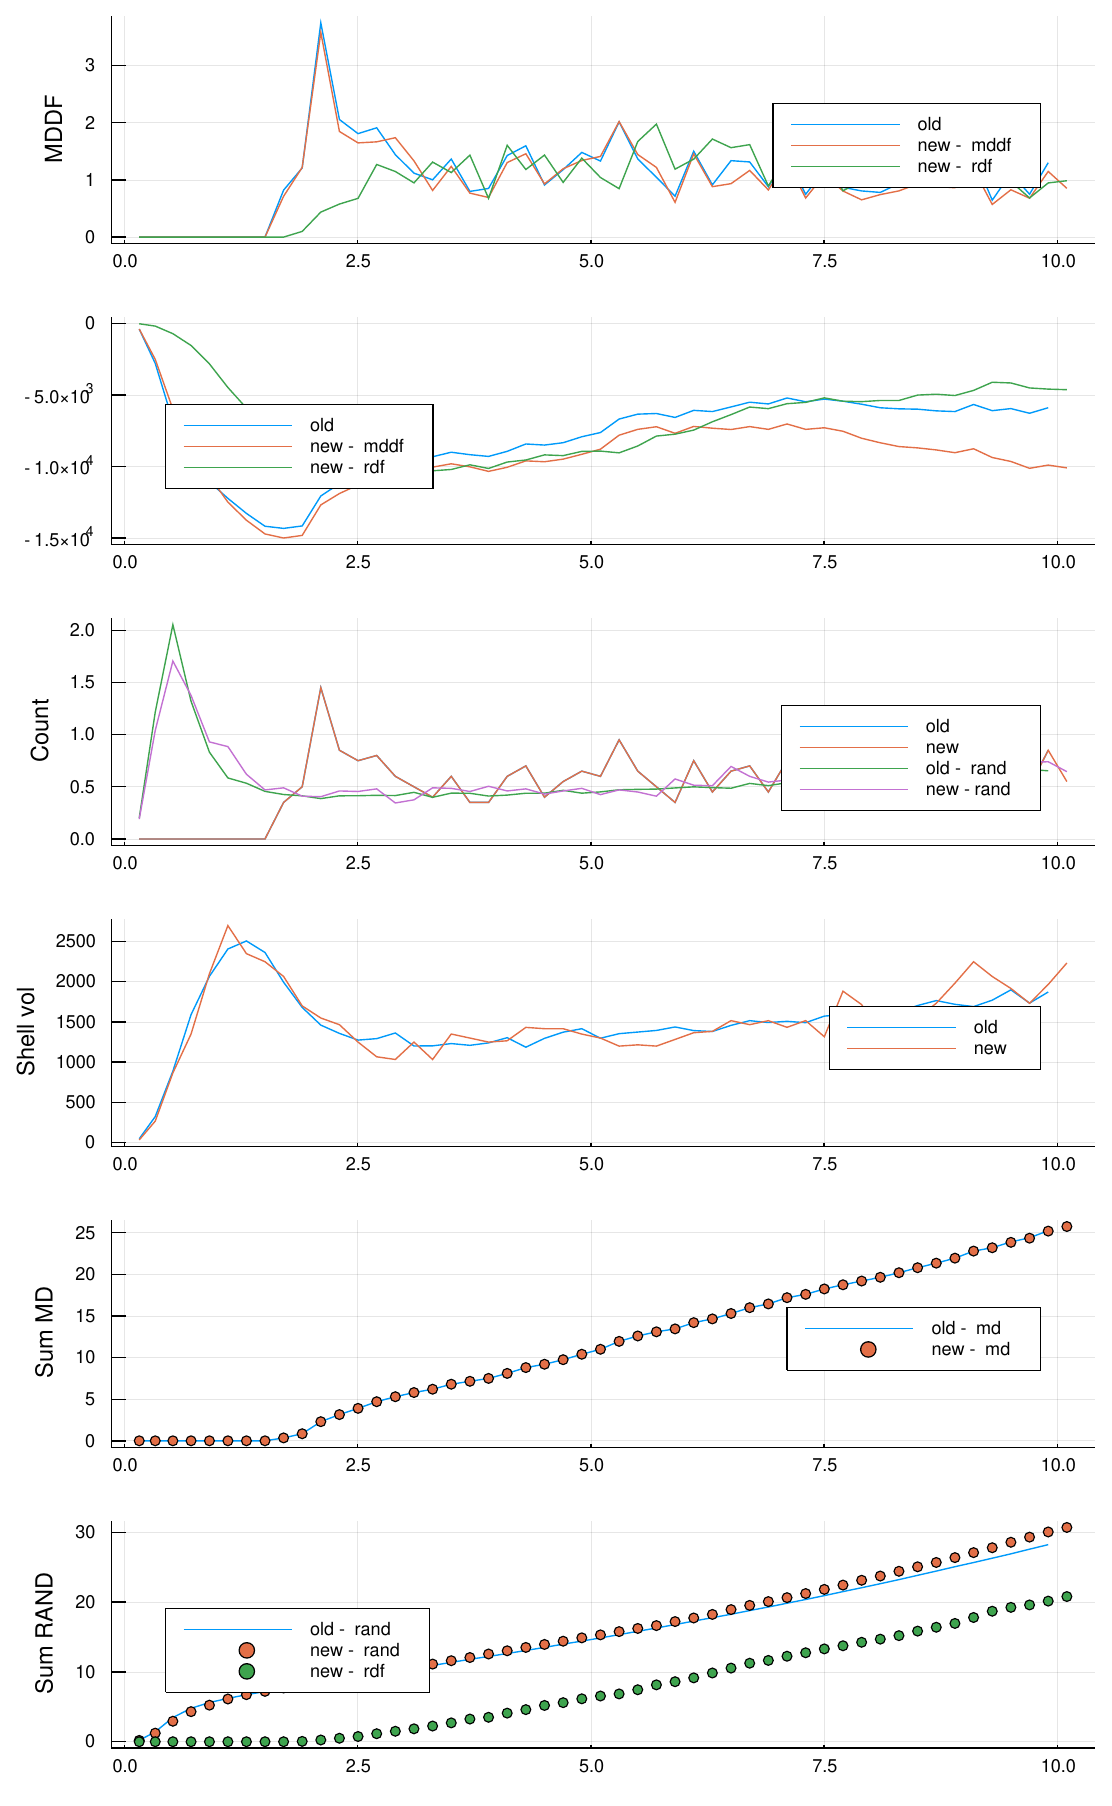

Write Julia code to recreate this figure.

using DelimitedFiles
using Plots
nogtk()

old = readdlm("./gmd.dat",comments=true,comment_char='#')

plot(layout=(6,1))

sp=1
plot!(ylabel="MDDF",subplot=sp)
plot!(old[:,1],old[:,2],subplot=sp,label="old")
plot!(R.d,R.mddf,subplot=sp,label="new - mddf")
plot!(R.d,R.rdf,subplot=sp,label="new - rdf")

sp=2
plot!(ylabel="KB",subplot=sp)
plot!(old[:,1],old[:,3],subplot=sp,label="old")
plot!(R.d,R.kb,subplot=sp,label="new - mddf")
plot!(R.d,R.kb_rdf,subplot=sp,label="new - rdf")
plot!(legend=:topleft,subplot=sp)

sp=3
plot!(ylabel="Count",subplot=sp)
plot!(old[:,1],old[:,4],subplot=sp,label="old")
plot!(R.d,R.md_count,subplot=sp,label="new")
plot!(old[:,1],old[:,5],subplot=sp,label="old - rand")
plot!(R.d,R.md_count_random,subplot=sp,label="new -rand")

sp=4
plot!(ylabel="Shell vol", subplot=sp)
plot!(old[:,1],old[:,8],subplot=sp,label="old")
plot!(R.d,R.volume.shell,subplot=sp,label="new")

sp=5
plot!(ylabel="Sum MD", subplot=sp)
plot!(old[:,1],old[:,6],subplot=sp,label="old - md")
scatter!(R.d,R.sum_md_count,subplot=sp,label="new - md")

sp=6
plot!(ylabel="Sum RAND", subplot=sp)
plot!(old[:,1],old[:,7],subplot=sp,label="old - rand")
scatter!(R.d,R.sum_md_count_random,subplot=sp,label="new - rand")
scatter!(R.d,R.sum_rdf_count,subplot=sp,label="new - rdf")
plot!(legend=:topleft,subplot=sp)

plot!(size=(800,1300))
savefig("./plots.pdf")
